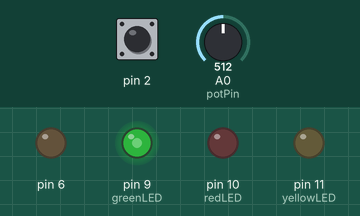
The sketch below on a simulated Arduino Uno, built with avr-gcc and run on an emulated ATmega328P. Shown: output pins drawn as LEDs (lit = HIGH). Inputs (shaded band) come from the test bench; at power-on: A0 (potPin) = 512, pin 2 LOW.

Above: at 1.2 s.
1.3 s: A0 (potPin) set to 716
At 2.5 s:
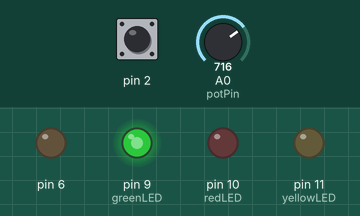
2.8 s: pin 2 driven HIGH
At 3.9 s:
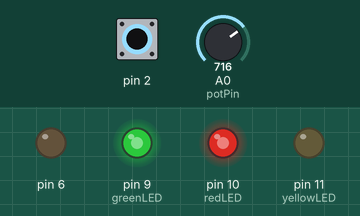
4.3 s: A0 (potPin) set to 900
At 5.0 s:
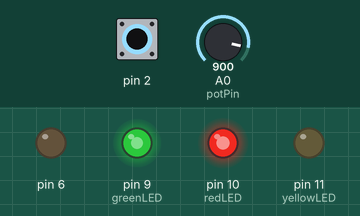
5.8 s: A0 (potPin) set to 511
At 6.2 s:
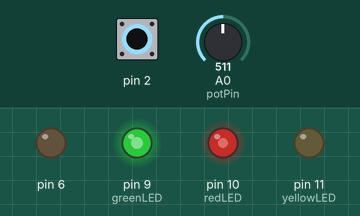
7.3 s: A0 (potPin) set to 122
At 8.5 s:
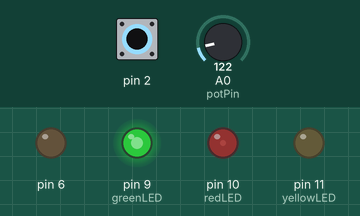
8.8 s: pin 2 pulsed LOW 5 times (0.12 s each, 0.3 s apart)
At 10.9 s:
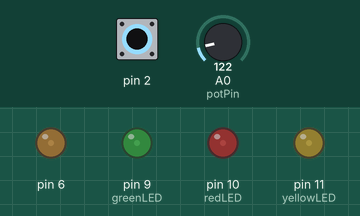
Timing chart, 0 to 12.4 s (numbered marks = the images above; inputs shaded):
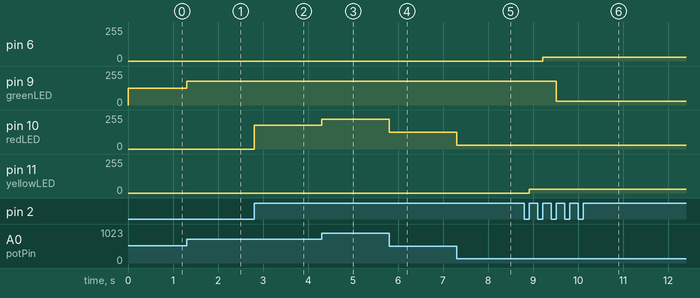

The sketch:

interr_potenc_LED.ino
```cpp
// использум аппаратные прерывания по кнопке для трех светодиодов
int buttonInt = 0; // использем 0е прерывание на 2м пине

int yellowLED = 11;
int redLED = 10;
int greenLED = 9;
int nullLED = 6;    // его нет но мы его задаем чтоб на чем-то остановится или сбросить на 0
volatile int selectedLED = greenLED; //определяем как volat это значит что оно может меняться в теле прогр
int potPin = 0; //потенциометр

void setup() {
  pinMode(redLED, OUTPUT);
  pinMode(greenLED, OUTPUT);
  pinMode(yellowLED, OUTPUT);

  //Подключаем прерывание
  attachInterrupt(buttonInt, swap, RISING); //swap -функция которую мы запускаем по прерыванию
  // RISING - тип прерывания см. ман.здесь восходящие т.е. на замыкание от low к HIGH

}

//функция прерывания при нажатии должна переключить светодиод и изменить selectedLED
void swap()
{
  if (selectedLED == greenLED)
    selectedLED = redLED;
  else if (selectedLED == redLED)
    selectedLED = yellowLED;
  else if (selectedLED == yellowLED)
    selectedLED = nullLED;
  else
    selectedLED = greenLED;
}

void loop() {

  int pot = analogRead(potPin);  // счит знач с потенц
  int bright = map(pot, 0, 1023, 0, 255);  // отображ значение с пот на светодиод
  analogWrite(selectedLED, bright); //пишем яркость на выбранный светодиод

}
```

Measured:
- after the input at 1.3 s, pin 9 (greenLED): 127/255 → 178/255 at once
- after the input at 2.8 s, pin 10 (redLED): 0/255 → 178/255 at once
- after the input at 4.3 s, pin 10 (redLED): 178/255 → 224/255 at once
- after the input at 5.8 s, pin 10 (redLED): 224/255 → 127/255 at once
- after the input at 7.3 s, pin 10 (redLED): 127/255 → 30/255 at once
- after the input at 8.8 s, pin 6: 0/255 → 30/255 after 0.42 s; pin 9 (greenLED): 178/255 → 30/255 after 0.72 s; pin 11 (yellowLED): 0/255 → 30/255 after 0.12 s
